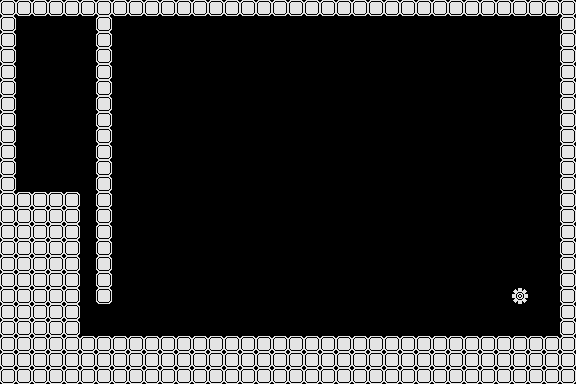

A 2D game scene composited from a Tiled map and its tileset images. What follows is a short description and the map's XML, with every tile layer's data as written:
An orthogonal 36x24 tile map with 16x16 px tiles, 1 tile layer (bg) and 23 objects (goal, start).

<map version="1.10" tiledversion="1.10.2" orientation="orthogonal" renderorder="right-down" width="36" height="24" tilewidth="16" tileheight="16" infinite="0" nextlayerid="9" nextobjectid="49">
 <tileset firstgid="1" source="Tiles.tsx" />
 <layer id="1" name="bg" width="36" height="24">
  <data encoding="csv">
12,12,12,12,12,12,12,12,12,12,12,12,12,12,12,12,12,12,12,12,12,12,12,12,12,12,12,12,12,12,12,12,12,12,12,12,
12,0,0,0,0,0,12,0,0,0,0,0,0,0,0,0,0,0,0,0,0,0,0,0,0,0,0,0,0,0,0,0,0,0,0,12,
12,0,0,0,0,0,12,0,0,0,0,0,0,0,0,0,0,0,0,0,0,0,0,0,0,0,0,0,0,0,0,0,0,0,0,12,
12,0,0,0,0,0,12,0,0,0,0,0,0,0,0,0,0,0,0,0,0,0,0,0,0,0,0,0,0,0,0,0,0,0,0,12,
12,0,0,0,0,0,12,0,0,0,0,0,0,0,0,0,0,0,0,0,0,0,0,0,0,0,0,0,0,0,0,0,0,0,0,12,
12,0,0,0,0,0,12,0,0,0,0,0,0,0,0,0,0,0,0,0,0,0,0,0,0,0,0,0,0,0,0,0,0,0,0,12,
12,0,0,0,0,0,12,0,0,0,0,0,0,0,0,0,0,0,0,0,0,0,0,0,0,0,0,0,0,0,0,0,0,0,0,12,
12,0,0,0,0,0,12,0,0,0,0,0,0,0,0,0,0,0,0,0,0,0,0,0,0,0,0,0,0,0,0,0,0,0,0,12,
12,0,0,0,0,0,12,0,0,0,0,0,0,0,0,0,0,0,0,0,0,0,0,0,0,0,0,0,0,0,0,0,0,0,0,12,
12,0,0,0,0,0,12,0,0,0,0,0,0,0,0,0,0,0,0,0,0,0,0,0,0,0,0,0,0,0,0,0,0,0,0,12,
12,0,0,0,0,0,12,0,0,0,0,0,0,0,0,0,0,0,0,0,0,0,0,0,0,0,0,0,0,0,0,0,0,0,0,12,
12,0,0,0,0,0,12,0,0,0,0,0,0,0,0,0,0,0,0,0,0,0,0,0,0,0,0,0,0,0,0,0,0,0,0,12,
12,12,12,12,12,0,12,0,0,0,0,0,0,0,0,0,0,0,0,0,0,0,0,0,0,0,0,0,0,0,0,0,0,0,0,12,
12,12,12,12,12,0,12,0,0,0,0,0,0,0,0,0,0,0,0,0,0,0,0,0,0,0,0,0,0,0,0,0,0,0,0,12,
12,12,12,12,12,0,12,0,0,0,0,0,0,0,0,0,0,0,0,0,0,0,0,0,0,0,0,0,0,0,0,0,0,0,0,12,
12,12,12,12,12,0,12,0,0,0,0,0,0,0,0,0,0,0,0,0,0,0,0,0,0,0,0,0,0,0,0,0,0,0,0,12,
12,12,12,12,12,0,12,0,0,0,0,0,0,0,0,0,0,0,0,0,0,0,0,0,0,0,0,0,0,0,0,0,0,0,0,12,
12,12,12,12,12,0,12,0,0,0,0,0,0,0,0,0,0,0,0,0,0,0,0,0,0,0,0,0,0,0,0,0,0,0,0,12,
12,12,12,12,12,0,12,0,0,0,0,0,0,0,0,0,0,0,0,0,0,0,0,0,0,0,0,0,0,0,0,0,216,0,0,12,
12,12,12,12,12,0,0,0,0,0,0,0,0,0,0,0,0,0,0,0,0,0,0,0,0,0,0,0,0,0,0,0,0,0,0,12,
12,12,12,12,12,0,0,0,0,0,0,0,0,0,0,0,0,0,0,0,0,0,0,0,0,0,0,0,0,0,0,0,0,0,0,12,
12,12,12,12,12,12,12,12,12,12,12,12,12,12,12,12,12,12,12,12,12,12,12,12,12,12,12,12,12,12,12,12,12,12,12,12,
12,12,12,12,12,12,12,12,12,12,12,12,12,12,12,12,12,12,12,12,12,12,12,12,12,12,12,12,12,12,12,12,12,12,12,12,
12,12,12,12,12,12,12,12,12,12,12,12,12,12,12,12,12,12,12,12,12,12,12,12,12,12,12,12,12,12,12,12,12,12,12,12
</data>
 </layer>
 <objectgroup id="5" name="bomb">
  <object id="32" x="128" y="336" width="16" height="16" />
  <object id="33" x="160" y="336" width="16" height="16" />
  <object id="34" x="192" y="336" width="16" height="16" />
  <object id="35" x="368" y="336" width="16" height="16" />
  <object id="36" x="400" y="336" width="16" height="16" />
  <object id="37" x="432" y="336" width="16" height="16" />
 </objectgroup>
 <objectgroup id="6" name="rightArrow" />
 <objectgroup id="7" name="leftArrow" />
 <objectgroup id="8" name="break">
  <object id="41" x="80" y="192" width="16" height="16" />
  <object id="42" x="80" y="208" width="16" height="16" />
  <object id="43" x="80" y="224" width="16" height="16" />
  <object id="44" x="80" y="240" width="16" height="16" />
  <object id="45" x="80" y="256" width="16" height="16" />
  <object id="46" x="80" y="272" width="16" height="16" />
  <object id="47" x="80" y="288" width="16" height="16" />
 </objectgroup>
 <objectgroup id="2" name="collision">
  <object id="1" x="0" y="0" width="16" height="384" />
  <object id="3" x="560" y="0" width="16" height="384" />
  <object id="4" x="0" y="0" width="576" height="16" />
  <object id="21" x="0" y="336" width="272" height="48">
   <polygon points="0,0 272,0 272,48 0,48" />
  </object>
  <object id="23" x="384" y="336" width="192" height="48" />
  <object id="30" x="224" y="336" width="176" height="48" />
  <object id="38" x="96" y="0" width="16" height="304" />
  <object id="39" x="0" y="192" width="80" height="192" />
 </objectgroup>
 <objectgroup id="3" name="spot">
  <object id="5" type="goal" x="512" y="288" width="16" height="16" />
  <object id="6" type="start" x="32" y="32" width="16" height="16" />
 </objectgroup>
 <objectgroup id="4" name="jump" />
</map>
